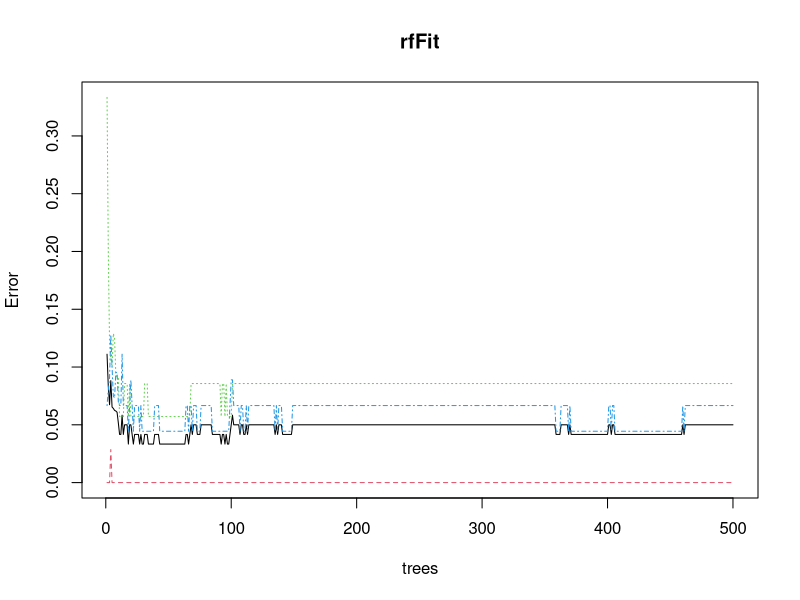

This chart was generated by the following R code:
## ---- chunk 1
library(knitr)
knitr::opts_chunk$set(fig.path = "../images/")
## ---- chunk 2
knitr::opts_chunk$set(echo = TRUE)
## ---- chunk 3
library(randomForest)
library(datasets)
library(caret)
library(tidyverse)
## ---- chunk 4
data <- iris
data$Species <- as.factor(data$Species)

set.seed(123)
train <- sample(1:nrow(data), size = nrow(data)*0.8)
test <- dplyr::setdiff(1:nrow(data), train)

dataTrain <- data[train, ]
dataTest <- data[test, ]

rfFit <- randomForest(Species ~ ., data = dataTrain, mtry = round(ncol(data)/3), ntree = 500, importance = TRUE)

rfFit

plot(rfFit)

pred <- predict(rfFit, newdata = dataTest)
postResample(pred, dataTest$Species)
